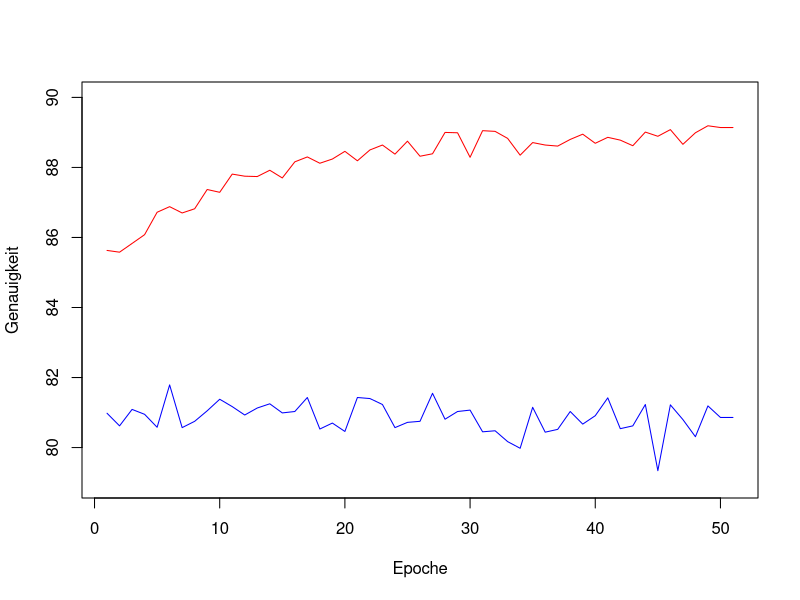

Here is the R script that generated this plot: (Note: this script raises an error after producing the figure.)
data_bn = read.csv("accuracy_with_bn.csv", header = FALSE,check.names=FALSE)
data_no_bn = read.csv("accuracy_without_bn.csv", header = FALSE,check.names=FALSE)
xs <- seq(1,51)
print(data)

plot(x = xs,y = data_bn,type="l",col="red", ylim=c(79,90),xlab = "Epoche",ylab = "Genauigkeit")
lines(x = xs,y = data_no_bn,col="blue")
text(locator(), labels = c("BNN mit BN", "BNN ohne BN"),col="black")
